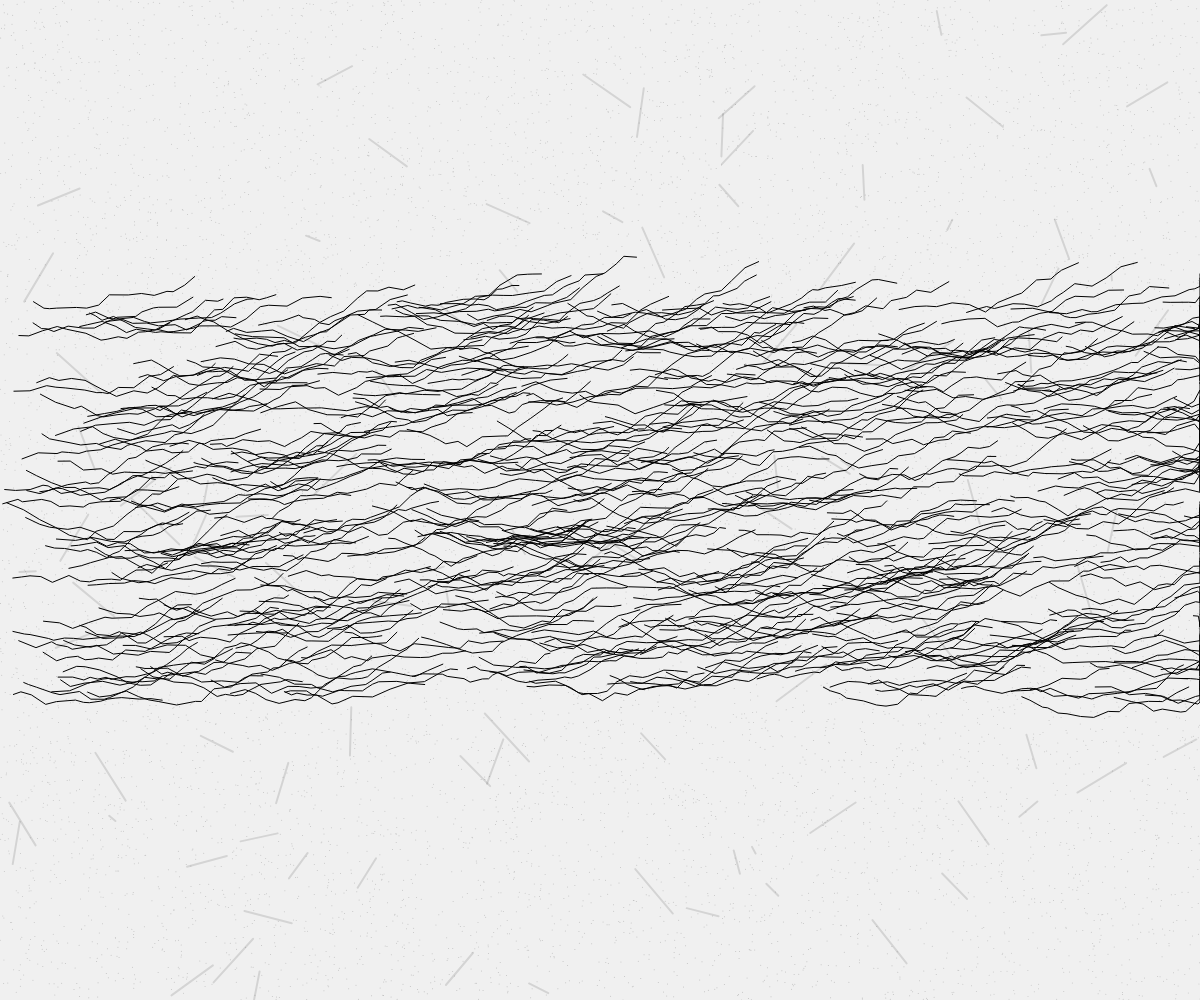
Frame 1 (no input)
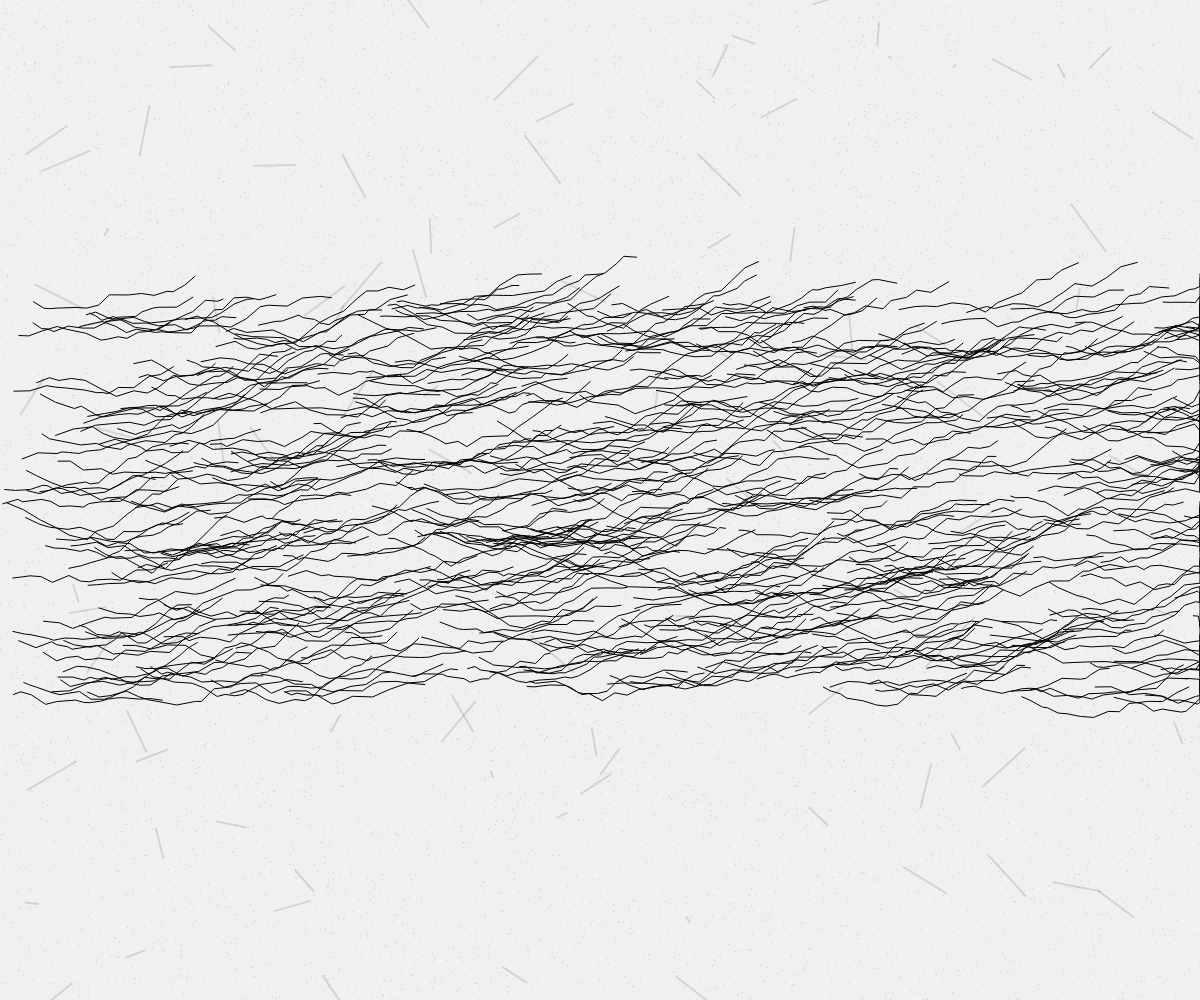
Frame 2 (the mouse pressed at the canvas centre, redrawn once)

The p5.js sketch that drew these frames (run headless with seeded random() and noise() and a simulated clock; the mouse was pressed at the canvas centre and the sketch redrawn once):

// p5.js sketch
// ── sketch.js
let roots = [];
let newsprint;

function setup() {
  createCanvas(windowWidth, windowHeight);
  
  // Create textured background resembling aged newsprint
  newsprint = createGraphics(width, height);
  newsprint.background(240);
  newsprint.noiseDetail(2, 0.5);
  for (let i = 0; i < 10000; i++) {
    let x = random(width);
    let y = random(height);
    let n = noise(x * 0.01, y * 0.01) * 20;
    newsprint.stroke(200 - n);
    newsprint.point(x, y);
  }
  
  // Generate branching root segments
  for (let i = 0; i < 500; i++) {
    let startX = random(width);
    let startY = random(height * 0.3, height * 0.7);
    
    let segments = [];
    let currentX = startX;
    let currentY = startY;
    
    // Create a branching path with irregular segments
    for (let j = 0; j < 15; j++) {
      let segment = {
        x: currentX,
        y: currentY,
        size: random(2, 8)
      };
      segments.push(segment);
      
      // Random movement with some direction bias
      let angle = random(-0.5, 0.5) + (j > 5 ? -0.3 : 0.1);
      let length = random(5, 20);
      currentX += cos(angle) * length;
      currentY += sin(angle) * length;
      
      // Keep within canvas bounds
      currentX = constrain(currentX, 0, width);
      currentY = constrain(currentY, 0, height);
    }
    
    roots.push(segments);
  }
}

function draw() {
  // Draw the textured background once
  image(newsprint, 0, 0);
  
  // Draw root segments
  noFill();
  stroke(0);
  strokeWeight(1);
  
  for (let root of roots) {
    beginShape();
    for (let segment of root) {
      vertex(segment.x, segment.y);
    }
    endShape();
  }
  
  // Add some wet ink effect by drawing overlapping lines
  stroke(0, 30);
  strokeWeight(2);
  for (let i = 0; i < 100; i++) {
    let x1 = random(width);
    let y1 = random(height);
    let x2 = x1 + random(-50, 50);
    let y2 = y1 + random(-50, 50);
    line(x1, y1, x2, y2);
  }
  
  noLoop(); // Static image as required by the gate
}

function windowResized() {
  resizeCanvas(windowWidth, windowHeight);
}
